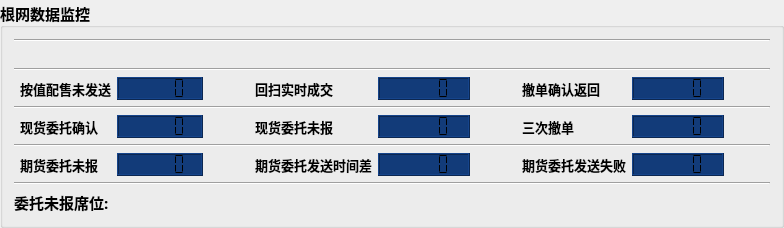
    <widget class="QGroupBox" name="groupBox_4">
     <property name="font">
      <font>
       <family>微软雅黑</family>
       <pointsize>11</pointsize>
       <weight>75</weight>
       <bold>true</bold>
      </font>
     </property>
     <property name="title">
      <string>根网数据监控</string>
     </property>
     <property name="alignment">
      <set>Qt::AlignLeading|Qt::AlignLeft|Qt::AlignVCenter</set>
     </property>
     <layout class="QGridLayout" name="gridLayout_8">
      <item row="0" column="0">
       <layout class="QGridLayout" name="gridLayout_7">
        <item row="9" column="2" colspan="2">
         <widget class="QLCDNumber" name="lcdNumber_25">
          <property name="styleSheet">
           <string notr="true">background-color: #123B79;
border-color: rgb(24, 96, 194);</string>
          </property>
          <property name="segmentStyle">
           <enum>QLCDNumber::Flat</enum>
          </property>
         </widget>
        </item>
        <item row="0" column="0" colspan="15">
         <widget class="Line" name="line_34">
          <property name="orientation">
           <enum>Qt::Horizontal</enum>
          </property>
         </widget>
        </item>
        <item row="2" column="0" colspan="15">
         <widget class="Line" name="line_35">
          <property name="orientation">
           <enum>Qt::Horizontal</enum>
          </property>
         </widget>
        </item>
        <item row="8" column="0" colspan="15">
         <widget class="Line" name="line_40">
          <property name="orientation">
           <enum>Qt::Horizontal</enum>
          </property>
         </widget>
        </item>
        <item row="10" column="0" colspan="15">
         <widget class="Line" name="line_39">
          <property name="orientation">
           <enum>Qt::Horizontal</enum>
          </property>
         </widget>
        </item>
        <item row="1" column="10">
         <spacer name="horizontalSpacer_53">
          <property name="orientation">
           <enum>Qt::Horizontal</enum>
          </property>
          <property name="sizeHint" stdset="0">
           <size>
            <width>40</width>
            <height>20</height>
           </size>
          </property>
         </spacer>
        </item>
        <item row="1" column="12">
         <spacer name="horizontalSpacer_54">
          <property name="orientation">
           <enum>Qt::Horizontal</enum>
          </property>
          <property name="sizeHint" stdset="0">
           <size>
            <width>40</width>
            <height>20</height>
           </size>
          </property>
         </spacer>
        </item>
        <item row="1" column="14">
         <spacer name="horizontalSpacer_48">
          <property name="orientation">
           <enum>Qt::Horizontal</enum>
          </property>
          <property name="sizeHint" stdset="0">
           <size>
            <width>40</width>
            <height>20</height>
           </size>
          </property>
         </spacer>
        </item>
        <item row="1" column="4">
         <spacer name="horizontalSpacer_45">
          <property name="orientation">
           <enum>Qt::Horizontal</enum>
          </property>
          <property name="sizeHint" stdset="0">
           <size>
            <width>40</width>
            <height>20</height>
           </size>
          </property>
         </spacer>
        </item>
        <item row="5" column="0" colspan="15">
         <widget class="Line" name="line_37">
          <property name="orientation">
           <enum>Qt::Horizontal</enum>
          </property>
         </widget>
        </item>
        <item row="1" column="9">
         <spacer name="horizontalSpacer_46">
          <property name="orientation">
           <enum>Qt::Horizontal</enum>
          </property>
          <property name="sizeHint" stdset="0">
           <size>
            <width>40</width>
            <height>20</height>
           </size>
          </property>
         </spacer>
        </item>
        <item row="6" column="2" colspan="2">
         <widget class="QLCDNumber" name="lcdNumber_22">
          <property name="styleSheet">
           <string notr="true">background-color: #123B79;
border-color: rgb(24, 96, 194);</string>
          </property>
          <property name="segmentStyle">
           <enum>QLCDNumber::Flat</enum>
          </property>
         </widget>
        </item>
        <item row="1" column="5">
         <spacer name="horizontalSpacer_51">
          <property name="orientation">
           <enum>Qt::Horizontal</enum>
          </property>
          <property name="sizeHint" stdset="0">
           <size>
            <width>40</width>
            <height>20</height>
           </size>
          </property>
         </spacer>
        </item>
        <item row="1" column="1">
         <spacer name="horizontalSpacer_49">
          <property name="orientation">
           <enum>Qt::Horizontal</enum>
          </property>
          <property name="sizeHint" stdset="0">
           <size>
            <width>40</width>
            <height>20</height>
           </size>
          </property>
         </spacer>
        </item>
        <item row="1" column="7">
         <spacer name="horizontalSpacer_52">
          <property name="orientation">
           <enum>Qt::Horizontal</enum>
          </property>
          <property name="sizeHint" stdset="0">
           <size>
            <width>40</width>
            <height>20</height>
           </size>
          </property>
         </spacer>
        </item>
        <item row="1" column="3">
         <spacer name="horizontalSpacer_50">
          <property name="orientation">
           <enum>Qt::Horizontal</enum>
          </property>
          <property name="sizeHint" stdset="0">
           <size>
            <width>40</width>
            <height>20</height>
           </size>
          </property>
         </spacer>
        </item>
        <item row="6" column="6" colspan="3">
         <widget class="QLCDNumber" name="lcdNumber_23">
          <property name="styleSheet">
           <string notr="true">background-color: #123B79;
border-color: rgb(24, 96, 194);</string>
          </property>
          <property name="segmentStyle">
           <enum>QLCDNumber::Flat</enum>
          </property>
         </widget>
        </item>
        <item row="3" column="6" colspan="3">
         <widget class="QLCDNumber" name="lcdNumber_20">
          <property name="font">
           <font>
            <family>微软雅黑</family>
            <pointsize>11</pointsize>
            <weight>75</weight>
            <bold>true</bold>
           </font>
          </property>
          <property name="styleSheet">
           <string notr="true">background-color: #123B79;
border-color: rgb(24, 96, 194);</string>
          </property>
          <property name="segmentStyle">
           <enum>QLCDNumber::Flat</enum>
          </property>
         </widget>
        </item>
        <item row="1" column="2">
         <spacer name="horizontalSpacer_47">
          <property name="orientation">
           <enum>Qt::Horizontal</enum>
          </property>
          <property name="sizeHint" stdset="0">
           <size>
            <width>40</width>
            <height>20</height>
           </size>
          </property>
         </spacer>
        </item>
        <item row="1" column="8">
         <spacer name="horizontalSpacer_55">
          <property name="orientation">
           <enum>Qt::Horizontal</enum>
          </property>
          <property name="sizeHint" stdset="0">
           <size>
            <width>40</width>
            <height>20</height>
           </size>
          </property>
         </spacer>
        </item>
        <item row="3" column="1">
         <widget class="QLabel" name="label_16">
          <property name="font">
           <font>
            <family>Arial</family>
            <pointsize>10</pointsize>
            <weight>75</weight>
            <italic>false</italic>
            <bold>true</bold>
           </font>
          </property>
          <property name="text">
           <string>按值配售未发送</string>
          </property>
         </widget>
        </item>
        <item row="6" column="5">
         <widget class="QLabel" name="label_20">
          <property name="font">
           <font>
            <family>Arial</family>
            <pointsize>10</pointsize>
            <weight>75</weight>
            <bold>true</bold>
           </font>
          </property>
          <property name="text">
           <string>现货委托未报</string>
          </property>
         </widget>
        </item>
        <item row="3" column="10">
         <widget class="QLabel" name="label_18">
          <property name="font">
           <font>
            <family>Arial</family>
            <pointsize>10</pointsize>
            <weight>75</weight>
            <bold>true</bold>
           </font>
          </property>
          <property name="text">
           <string>撤单确认返回</string>
          </property>
         </widget>
        </item>
        <item row="9" column="6" colspan="3">
         <widget class="QLCDNumber" name="lcdNumber_26">
          <property name="styleSheet">
           <string notr="true">background-color: #123B79;
border-color: rgb(24, 96, 194);</string>
          </property>
          <property name="segmentStyle">
           <enum>QLCDNumber::Flat</enum>
          </property>
         </widget>
        </item>
        <item row="3" column="5">
         <widget class="QLabel" name="label_17">
          <property name="font">
           <font>
            <family>Arial</family>
            <pointsize>10</pointsize>
            <weight>75</weight>
            <bold>true</bold>
           </font>
          </property>
          <property name="text">
           <string>回扫实时成交</string>
          </property>
         </widget>
        </item>
        <item row="6" column="1">
         <widget class="QLabel" name="label_19">
          <property name="font">
           <font>
            <family>Arial</family>
            <pointsize>10</pointsize>
            <weight>75</weight>
            <bold>true</bold>
           </font>
          </property>
          <property name="text">
           <string>现货委托确认</string>
          </property>
         </widget>
        </item>
        <item row="6" column="10">
         <widget class="QLabel" name="label_21">
          <property name="font">
           <font>
            <family>Arial</family>
            <pointsize>10</pointsize>
            <weight>75</weight>
            <bold>true</bold>
           </font>
          </property>
          <property name="text">
           <string>三次撤单</string>
          </property>
         </widget>
        </item>
        <item row="9" column="1">
         <widget class="QLabel" name="label_22">
          <property name="font">
           <font>
            <family>Arial</family>
            <pointsize>10</pointsize>
            <weight>75</weight>
            <bold>true</bold>
           </font>
          </property>
          <property name="text">
           <string>期货委托未报</string>
          </property>
         </widget>
        </item>
        <item row="9" column="10">
         <widget class="QLabel" name="label_24">
          <property name="font">
           <font>
            <family>Arial</family>
            <pointsize>10</pointsize>
            <weight>75</weight>
            <bold>true</bold>
           </font>
          </property>
          <property name="text">
           <string>期货委托发送失败</string>
          </property>
         </widget>
        </item>
        <item row="9" column="5">
         <widget class="QLabel" name="label_23">
          <property name="font">
           <font>
            <family>Arial</family>
            <pointsize>10</pointsize>
            <weight>75</weight>
            <bold>true</bold>
           </font>
          </property>
          <property name="text">
           <string>期货委托发送时间差</string>
          </property>
         </widget>
        </item>
        <item row="3" column="2" colspan="2">
         <widget class="QLCDNumber" name="lcdNumber_19">
          <property name="font">
           <font>
            <family>微软雅黑</family>
            <pointsize>11</pointsize>
            <weight>75</weight>
            <bold>true</bold>
           </font>
          </property>
          <property name="styleSheet">
           <string notr="true">background-color: #123B79;
border-color: rgb(24, 96, 194);</string>
          </property>
          <property name="frameShape">
           <enum>QFrame::Box</enum>
          </property>
          <property name="frameShadow">
           <enum>QFrame::Raised</enum>
          </property>
          <property name="segmentStyle">
           <enum>QLCDNumber::Flat</enum>
          </property>
         </widget>
        </item>
        <item row="1" column="13">
         <spacer name="horizontalSpacer_56">
          <property name="orientation">
           <enum>Qt::Horizontal</enum>
          </property>
          <property name="sizeHint" stdset="0">
           <size>
            <width>40</width>
            <height>20</height>
           </size>
          </property>
         </spacer>
        </item>
        <item row="3" column="11" colspan="3">
         <widget class="QLCDNumber" name="lcdNumber_21">
          <property name="font">
           <font>
            <family>微软雅黑</family>
            <pointsize>11</pointsize>
            <weight>75</weight>
            <bold>true</bold>
           </font>
          </property>
          <property name="styleSheet">
           <string notr="true">background-color: #123B79;
border-color: rgb(24, 96, 194);</string>
          </property>
          <property name="segmentStyle">
           <enum>QLCDNumber::Flat</enum>
          </property>
         </widget>
        </item>
        <item row="6" column="11" colspan="3">
         <widget class="QLCDNumber" name="lcdNumber_24">
          <property name="styleSheet">
           <string notr="true">background-color: #123B79;
border-color: rgb(24, 96, 194);</string>
          </property>
          <property name="segmentStyle">
           <enum>QLCDNumber::Flat</enum>
          </property>
         </widget>
        </item>
        <item row="9" column="11" colspan="3">
         <widget class="QLCDNumber" name="lcdNumber_27">
          <property name="styleSheet">
           <string notr="true">background-color: #123B79;
border-color: rgb(24, 96, 194);</string>
          </property>
          <property name="segmentStyle">
           <enum>QLCDNumber::Flat</enum>
          </property>
         </widget>
        </item>
       </layout>
      </item>
      <item row="1" column="0">
       <widget class="QLabel" name="label_48">
        <property name="text">
         <string>委托未报席位:</string>
        </property>
       </widget>
      </item>
     </layout>
    </widget>
